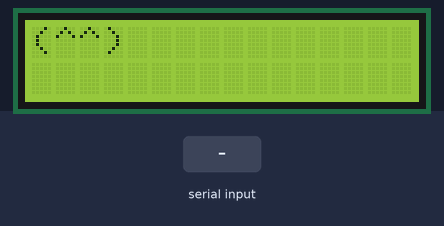
Recording of a sketch running on a simulated Arduino Uno, built with avr-gcc and run on an emulated ATmega328P. On the bench: 16×2 character LCD. The test bench sets the inputs (shaded band).

Above: at 1.2 s.
1.3 s: "e" received over the second serial link
At 1.7 s:
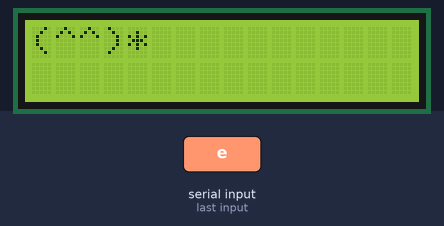
3.6 s: "f" received over the second serial link
At 4.6 s:
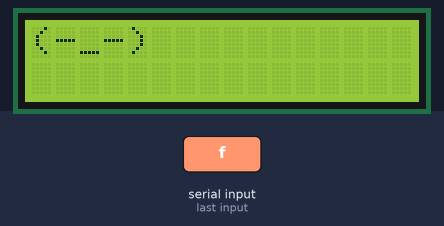
5.3 s: "a" received over the second serial link
At 6.6 s:
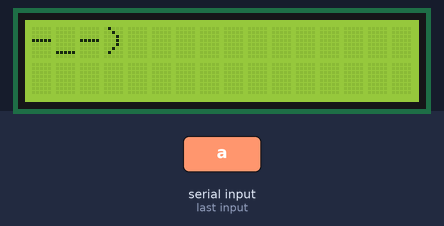
6.9 s: "e" received over the second serial link
At 7.35 s:
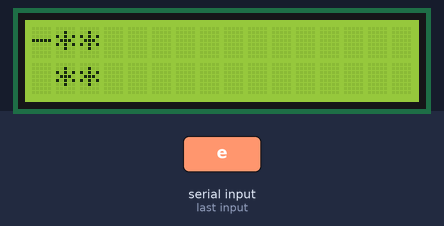
9.2 s: "f" received over the second serial link
At 10.4 s:
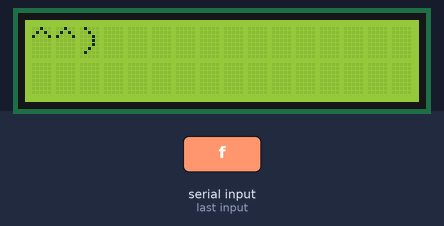
12.2 s: "e" received over the second serial link
At 12.59 s:
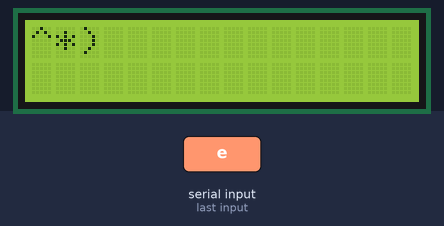
Timing chart, 0 to 15.2 s (numbered marks = the images above; inputs shaded):
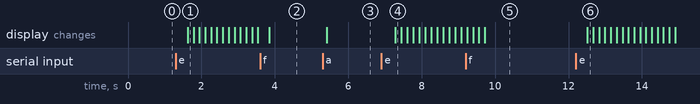

Measured:
- after the input at 1.3 s, the display: changes after 0.33 s (image 1)
- after the input at 3.6 s, the display: changes after 0.25 s (image 2)
- after the input at 5.3 s, the display: changes after 0.11 s (image 3)
- after the input at 6.9 s, the display: changes after 0.38 s (image 4)
- after the input at 9.2 s, the display: first differs from a run without the input after 0.52 s (image 5)
- after the input at 12.2 s, the display: changes after 0.31 s (image 6)

The sketch:

bluetooth_lcd_screamgo.ino
```cpp
// Quiz Plus) screamGo 퀴즈의 캐릭터를 소리감지가 아니라 블루투스로 연결

#include <SoftwareSerial.h>
#include <Wire.h>
#include <LiquidCrystal_I2C.h>
LiquidCrystal_I2C lcd(0x27, 16, 2);

int blueTx=2;
int blueRx=3;
//
SoftwareSerial bluetooth(2, 3); // 3번 TX, 2번 RX

int xStart;
int yStart;

int temp;

void setup() {
  bluetooth.begin(9600);
  xStart = 0;
  yStart = 0;
  lcd.begin();
  lcd.backlight();
  temp = 0;
}

void loop() {
  lcd.clear();
  lcd.home();
  // 아두이노에서 온 값을 읽음
  char val = bluetooth.read();

  if (bluetooth.available()) {
    Serial.write(bluetooth.read());
  }

  if (val == 'f'){
    if(temp == 0){
      temp = 1;
    } else if (temp==1){
      temp =0;
    }
  }


  if (temp == 1)
  {

    if( val == 'a')
    {
      xStart=xStart-3;
    }

    if(val == 'b')
    {
      yStart=yStart+1;
    }

    if(val == 'c')
    {
      xStart=xStart+3;
    }

    if(val == 'd')
    {
      yStart=yStart-1;
    }

    lcd.setCursor(xStart,yStart);
    lcd.print("(-_-)");
    delay(300);

    if(val == 'e')
    {
      int fireX = xStart+4;
      int fireY = yStart;

      for (int i=xStart+4; i<16; i++) {
        lcd.clear();
        lcd.setCursor(xStart,yStart);
        lcd.print(")--(");
        lcd.setCursor(fireX,0);
        lcd.print("**");
        lcd.setCursor(fireX,1);
        lcd.print("**");
        fireX++;
        delay(150);
    }
  }
}


  if(temp==0){

     lcd.setCursor(xStart,yStart);
     lcd.print("(^^)");
     delay(300);

      if(val == 'a')
      {
        xStart--;
      }

      if(val == 'b')
      {
        yStart++;
      }

      if(val == 'c')
      {
        xStart++;
      }

      if(val == 'd')
      {
        yStart--;
      }


      if( val == 'e')
      {
        int fireX = xStart+4;
        int fireY = yStart;

        for (int i=xStart+4; i<16; i++) {
          lcd.clear();
          lcd.setCursor(xStart,yStart);
          lcd.print("(^^)");
          lcd.setCursor(fireX,fireY);
          lcd.print("*");
          fireX++;
          delay(150);
        }
      }
   }


}
```
